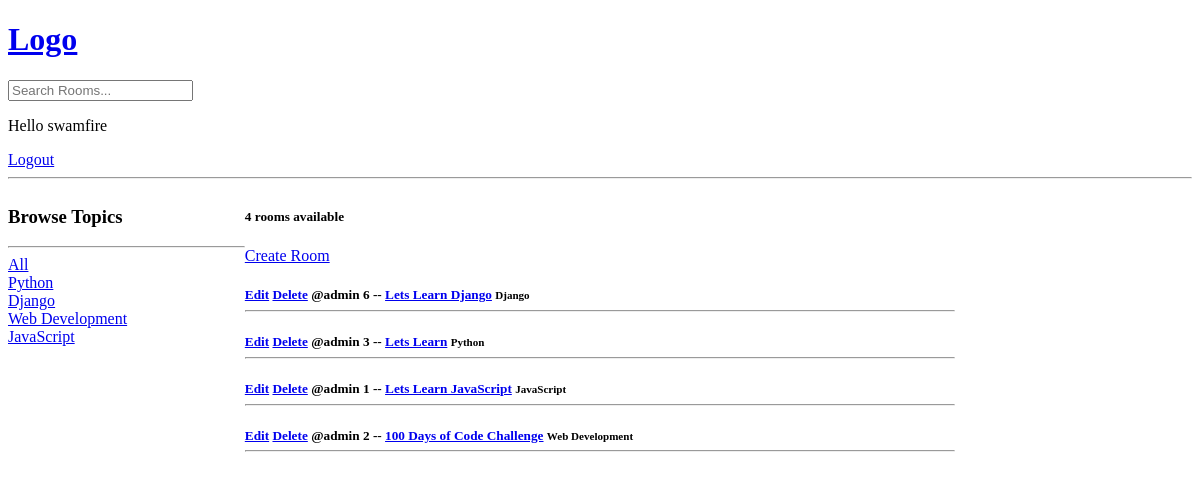
The app's page / (signed in), older data.
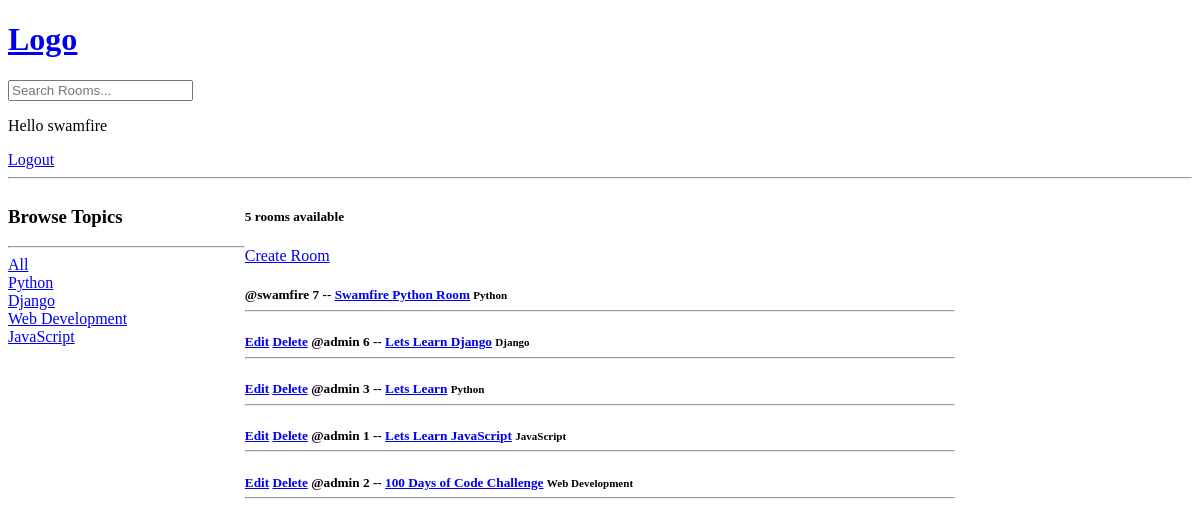
The same page, newer data.
### base/models.py (models this page shows, shortened)
class Topic(models.Model):
    name = models.CharField(max_length=200)

class Room(models.Model):
    host = models.ForeignKey(User, on_delete=models.SET_NULL, null=True)
    topic = models.ForeignKey(Topic, on_delete=models.SET_NULL, null=True)
    name = models.CharField(max_length=200)
    description = models.TextField(null=True, blank=True)
    updated = models.DateTimeField(auto_now=True)
    created = models.DateTimeField(auto_now_add=True)
    class Meta:
        ordering = ["-updated", "-created"]

### base/views.py (the view)
# urls.py: path('', views.home, name="home"),
def home(request):
    q = request.GET.get("q") if request.GET.get("q") else ""
    rooms = Room.objects.filter(
        Q(topic__name__icontains=q) |
        Q(name__icontains=q) |
        Q(description__icontains=q)
        )
    room_count = rooms.count()
    topics = Topic.objects.all()
    context = {"rooms":rooms, "topics": topics, "room_count": room_count}
    return render(request, "base/home.html", context)

### base/templates/base/home.html (shortened to what this page needs)
{% extends 'main.html'%} {% block content %}
<div class="home-container">
  <div>
    <h3>Browse Topics</h3>
    <hr />
    <div>
      <a href="{% url 'home' %}">All</a>
    </div>
    {% for topic in topics %}
    <div>
      <a href="{% url 'home' %}?q={{topic.name}}">{{topic.name}}</a>
    </div>
    {% endfor %}
  </div>
  <div>
    <h5>{{room_count}} rooms available</h5>
    <a href="{% url 'create-room' %}">Create Room</a>
    <div>
      {% for room in rooms %}
      <h5>
        {% if request.user != room.host %}
        <a href="{% url 'update-room' room.id %}">Edit</a>
        <a href="{% url 'delete-room' room.id %}">Delete</a>
        {% endif %}
        <span>@{{ room.host.username }}</span>
        {{ room.id }} -- <a href="{% url 'room' room.id %}">{{ room.name }}</a>
        <small>{{ room.topic.name }}</small>
        <hr />
      </h5>
      {% endfor %}
    </div>
  </div>
</div>
{% endblock %}

Row changes from the older to the newer data that the page shows:
added Room: host.username "swamfire", id "7", name "Swamfire Python Room", topic.name "Python"
Text that changed along with them:
{{ room_count }}: "4" → "5"
